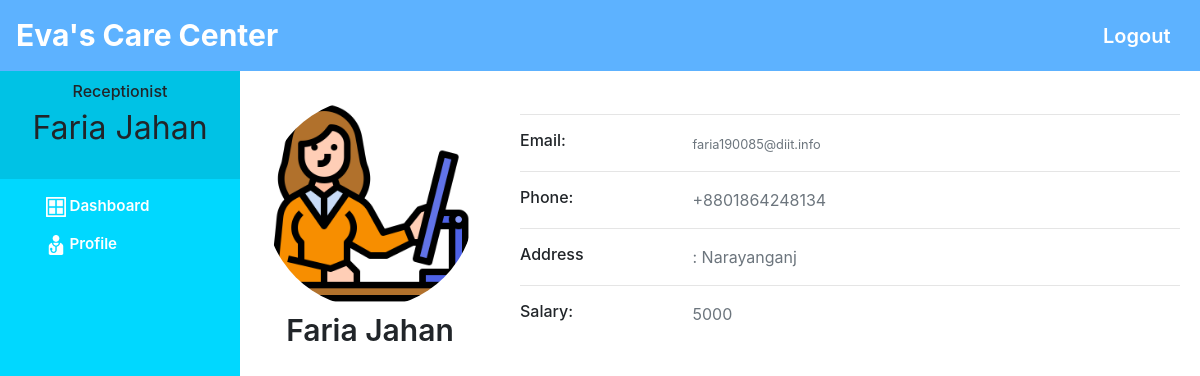
Screenshot of /main/receptionist-profile-view/ (signed in) with the database file from the repository.
### App_login/models.py (models this page shows)
class ReceptionistModel(models.Model):
    user = models.ForeignKey(User, on_delete=models.CASCADE, related_name='receptionist_user')
    phone_number = PhoneNumberField()
    address = models.CharField(max_length=50)
    salary = models.PositiveIntegerField()
    profile_picture = models.ImageField(upload_to='receptionist_pic')

### App_main/views.py (the view)
# urls.py: path('receptionist-profile-view/', views.receptionist_profile_view, name='ReceptionistProfileView'),
@login_required(login_url='App_login:ReceptionistLogin')
@user_passes_test(is_receptionist)
def receptionist_profile_view(request):
    my_profile = ReceptionistModel.objects.get(user=request.user)
    context = {'my_profile': my_profile}
    return render(request, 'App_main/Receptionist/receptionist_profile_view.html', context=context)

### App_main/views.py (called while the page is built)
def is_receptionist(user):
    return user.groups.filter(name='RECEPTIONIST').exists()

### templates/App_main/Receptionist/receptionist_profile_view.html (shortened to what this page needs)
{% extends 'App_main/Receptionist/receptionist_base.html' %}
{% block body %}
    <div class="container" style="margin: 50px 10px;">
        <div class="row">
            <div class="col-md-3 text-center">
                <img class="img-fluid" src="{{ my_profile.profile_picture.url }}" alt="fotu" id="profile_img">
                <p id="name">{{ my_profile.user.first_name }} {{ my_profile.user.last_name }}</p>
            </div>
            <div class="col-md-9">
                <div class="container">
                    <hr>
                    <div class="row">
                        <div class="col-sm-3">
                            <h6 class="mb-0">Email:</h6>
                        </div>
                        <div class="col-sm-9 text-secondary">
                            <small>{{ my_profile.user.email }}</small>
                        </div>
                    </div>
                    <hr>
                    <div class="row">
                        <div class="col-sm-3">
                            <h6 class="mb-0">Phone:</h6>
                        </div>
                        <div class="col-sm-9 text-secondary">
                            {{ my_profile.phone_number }}
                        </div>
                    </div>
                    <hr>
                    <div class="row">
                        <div class="col-sm-3">
                            <h6 class="mb-0">Address</h6>
                        </div>
                        <div class="col-sm-9 text-secondary">
                            : {{ my_profile.address }}
                        </div>
                    </div>
                    <hr>
                    <div class="row">
                        <div class="col-sm-3">
                            <h6 class="mb-0">Salary:</h6>
                        </div>
                        <div class="col-sm-9 text-secondary">
                            {{ my_profile.salary }}
                        </div>
                    </div>
                </div>
            </div>
        </div>
    </div>
{% endblock %}

### templates/App_main/Receptionist/receptionist_base.html (shortened to what this page needs)
<!doctype html>
<html lang="en">
<head>
    {% load static %}
    <link rel="stylesheet" href="https://stackpath.bootstrapcdn.com/bootstrap/4.3.1/css/bootstrap.min.css">
    <link rel="stylesheet" href="https://maxcdn.bootstrapcdn.com/font-awesome/4.7.0/css/font-awesome.min.css">
    <link rel="stylesheet" href="{% static 'css/admin_home.css' %}">
    <link rel="stylesheet" href="{% static 'css/card.css' %}">
</head>
<body>
<nav class="menu" tabindex="0">
    <header class="avatar">
        <br><br>
        <h6>Receptionist</h6>
        <h2>{{ request.user.first_name }} {{ request.user.last_name }}</h2>
    </header>
    <ul>
        <li tabindex="0">
            <img src="{% static 'images/icons/dashboard.png' %}" style="width: 20px; height: 20px;">
            <a style="color:white; text-decoration:none;" href="{% url 'App_main:ReceptionistHome' %}"><span>Dashboard</span></a>
        </li>
        <li tabindex="0">
            <img src="{% static 'images/icons/doctor.png' %}" style="width: 20px; height: 20px;">
            <a style="color:white; text-decoration:none;" href="{% url 'App_main:ReceptionistProfileView' %}">
                <span>Profile</span>
            </a>
        </li>
    </ul>
</nav>
<main>
    <div class="bs-example">
        <nav class="navbar navbar-expand-md  navbar-dark fixed-top" style="background:#5db2ff;">
            <a href="{% url 'App_main:ReceptionistHome' %}" class="navbar-brand"
               style="font-size: 30px; font-weight: 700">Eva's Care Center</a>
            <div class="collapse navbar-collapse justify-content-between" id="navbarCollapse">
                <div class="navbar-nav" style=" margin-left: 90%;">
                    <a href="{% url 'App_login:logout' %}" class="nav-item nav-link"
                       style="color: white!important; font-size: 20px; font-weight: 600;">
                        Logout
                    </a>
                </div>
            </div>
        </nav>
    </div>
    <br><br>
    {% block body %}{% endblock %}
</main>
</body>
</html>

### static/css/admin_home.css (style rules this page uses)
body { padding-left: 240px; }
main { position: relative; height: 100vh; }
.menu { background: #5bc995; height: 100vh; width: 240px; position: fixed; top: 0px; left: 0; z-index: 5; outline: none; }
.menu .avatar { background: rgba(0, 0, 0, 0.1); padding: 2em 0.5em; text-align: center; }
.menu .avatar h2 { font-weight: normal; margin-bottom: 0; }
.menu ul { list-style: none; padding: 0.5em 0; margin: 0; }
.menu ul li { padding: 0.5em 1em 0.5em 3em; font-size: 0.95em; font-weight: 400; background-repeat: no-repeat; background-position: left 15px center; background-size: auto 20px; transition: all 0.15s linear; cursor: pointer; }

### templates/App_main/Receptionist/receptionist_base.html (style rules this page uses)
a:link { text-decoration: none; }
a { color: white; }
p { text-align: center; }
body { padding-left: 240px; }
main { position: relative; height: 100vh; }
.menu { background: #00d8ff; height: 100vh; width: 240px; position: fixed; top: 0px; left: 0; z-index: 5; outline: none; }
.menu .avatar { background: rgba(0, 0, 0, 0.1); padding: 2em 0.5em; text-align: center; }
.menu .avatar h2 { font-weight: normal; margin-bottom: 0; }
.menu ul { list-style: none; padding: 0.5em 0; margin: 0; }
.menu ul li { padding: 0.5em 1em 0.5em 3em; font-size: 0.95em; font-weight: 600; background-repeat: no-repeat; background-position: left 15px center; background-size: auto 20px; transition: all 0.15s linear; cursor: pointer; }

### templates/App_main/Receptionist/receptionist_profile_view.html (style rules this page uses)
#profile_img { border-radius: 50%; }
#name { font-size: 30px; font-weight: 600; }

### rows the page displays
ReceptionistModel: profile_picture (picture), user.first_name "Faria", user.last_name "Jahan", user.email "faria190085@diit.info", phone_number "+8801864248134", address "Narayanganj", salary "5000"

### other values shown
{{ request.user.first_name }} "Faria"
{{ request.user.last_name }} "Jahan"
